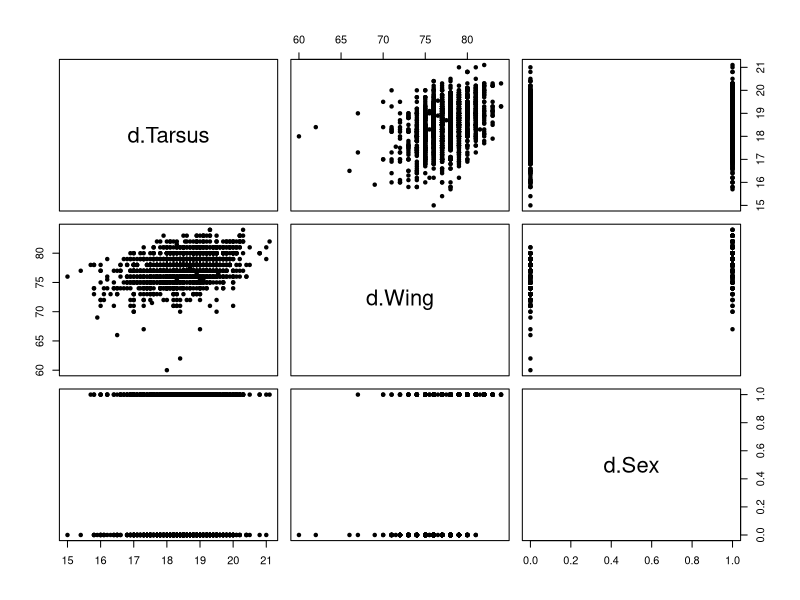

Here is the R script that generated this plot:
rm(list=ls())

d<-read.table("../data/SparrowSize.txt", header=TRUE)
str(d)
summary(d)
names(d)
head(d)

# Aim: Explore variance in tarsus and wing measurements among and between individuals and cohorts in house sparrows
# Prediction: Both traits (tarsus and wing) are repeatable; variance between individuals > variance within individuals
# Hypothesis: BirdID will explain substantial variance, cohort may also explain variance due to shared growth conditions
# Action: Remove NAs as data contains missing values
# Correction: Account for sex differences as they impact size-related traits
# Method: Use a range of linear models, including bivariate models, to test hypotheses

dat <- d[!is.na(d$Tarsus) & !is.na(d$Wing) & !is.na(d$Sex) & !is.na(d$Cohort), ]
#removes nas, d to include columns that do not have NAs

#this is a different way of subsetting - we can give multiple conditions at
#once, and combine them with a logical operator &, which means AND. We could
#also use | which means OR.
d1<-data.frame(d$Tarsus,d$Wing,d$Sex)
pairs(d1, pch=19, cex=0.7)#below/above is x and left/right is y 


cor.test(dat$Wing,dat$Tarsus)



#########missing the fucking data in the handout FUCK ########################